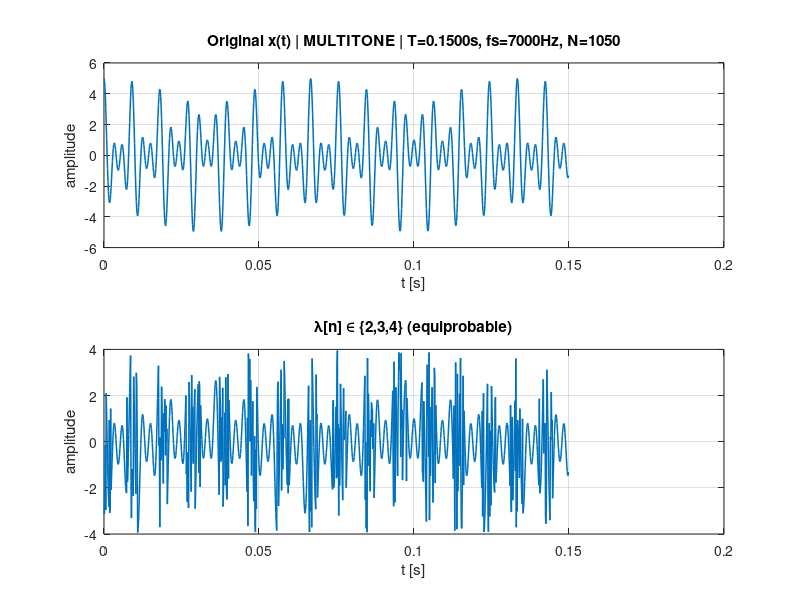

Source code (MATLAB): (Note: this script raises an error after producing the figure.)
function demo_unlimited_rpca_fixedT_multitone_discreteLam()
% RPCA recovery under modulo folding with fixed duration T.
% Each sample uses a random lambda[n] ∈ {2,3,4} with equal probability.

rng(0);

%% -------- 0) User params (edit here) --------
T        = 0.15;        % total duration [s] (fixed)
fs0      = 7000;        % baseline sampling rate [Hz]
lam_support = [2 3 4];  % per-sample discrete λ choices (equiprobable)

% ===== Choose signal =====
% A) explicit multitone (YOU set freqs/amps/phis)
signal.type  = 'multitone';
signal.freqs = [120 225 330];        % Hz
signal.amps  = [1.0  2.0  2.0];      % amplitudes
signal.phis  = pi*[0    0    0];     % radians

% B) random multitone (uncomment to use)
% signal.type     = 'multitone_random';
% signal.K        = 6;               % number of tones
% signal.f_range  = [50 350];        % Hz (upper bound clipped at 0.49*fs)
% signal.a_range  = [0.4 1.5];       % amplitude range
% signal.phi_mode = 'uniform';       % 'uniform' or 'zero'
% signal.min_df   = 10;              % optional min spacing (Hz)

% RPCA options
opts = struct('tol',1e-7,'max_iter',1000,'verbose',1);

%% -------- 1) Baseline at fs0 --------
N0 = max(8, round(T*fs0));
t0 = (0:N0-1)/fs0;

[x0, meta0] = make_signal(t0, signal, fs0);
dord = meta0.diff_order; if isempty(dord), dord = 1; end

% Per-sample λ[n] ∈ {2,3,4} and folding
lam0 = draw_lambda_discrete(N0, lam_support);
y0   = fold_centered_var(x0, lam0);

% Show original vs folded
figure('Name','Original vs Folded (fixed T, discrete lambda)','Color','w');
subplot(2,1,1); plot(t0, x0, 'LineWidth',1.1); grid on;
title(sprintf('Original x(t) | %s | T=%.4fs, fs=%.0fHz, N=%d', ...
      upper(signal.type), T, fs0, N0));
xlabel('t [s]'); ylabel('amplitude');

subplot(2,1,2); plot(t0, y0, 'LineWidth',1.1); grid on;
title('\lambda[n] \in \{2,3,4\} (equiprobable)'); xlabel('t [s]'); ylabel('amplitude');

% Optional: histogram of lambda choices
figure('Name','Lambda histogram (baseline)','Color','w');
histogram(lam0,'BinMethod','integers'); grid on;
xlabel('\lambda value'); ylabel('count'); title('\lambda[n] ∈ {2,3,4}');

% Wrap density diag
ktrue0 = round( (x0 - y0) ./ (2*lam0) );
wraps0 = find(diff(ktrue0)~=0);
fprintf('[BASE] wraps=%d  (%.2f%% of samples)\n', numel(wraps0), 100*numel(wraps0)/N0);

%% -------- 2) Hankel(Δ^d y0) + RPCA at fs0 (L sweep) --------
D_y0  = apply_diff(y0, dord);
m0    = numel(D_y0);
r_est = meta0.r_est; if isempty(r_est), r_est = estimate_rank_from_dx(D_y0); end
[L_list0, L_feasible] = pick_L_list(m0, r_est);
if ~L_feasible
    warning('Not enough samples at baseline: m=%d, r_est=%d. Skipping RPCA.', m0, r_est);
else
    snr_list = nan(size(L_list0));
    best = struct('snr', -inf);

    fprintf('\n--- RPCA on Hankel(Δ^%d y) at fs0: sweeping feasible L ---\n', dord);
    for ii=1:numel(L_list0)
        L = L_list0(ii);
        H = hankel_from_vector(D_y0, L);

        % Normalize to stabilize PCP
        scaleH = median(abs(H(:)) + eps);
        Hn = H / scaleH;

        % PCP
        lam_pcp = 1/sqrt(max(size(Hn)));
        [HLn, ~, out] = rpca_pcp(Hn, lam_pcp, opts);
        HL = HLn * scaleH;

        % Back to signal: de-Hankelize, integrate, then elementwise 2λ[n] alignment
        D_hat = dehankel_to_vector(HL);
        x_hat = integrate_from_diffs(y0, D_hat, dord);

        kvec  = round( (x_hat - y0) ./ (2*lam0) );  % integer sequence
        x_hat = x_hat - 2*lam0 .* kvec;             % elementwise adjust

        % Quality
        snr_list(ii) = 20*log10( max(norm(x0),eps) / max(norm(x0 - x_hat),eps) );
        fprintf('  L=%3d | %dx%d | relres=%.2e | SNR=%.2f dB\n', ...
                L, size(H,1), size(H,2), out.relres, snr_list(ii));

        if snr_list(ii) > best.snr
            best = struct('L',L,'x_hat',x_hat,'D_hat',D_hat,'HL',HL,'snr',snr_list(ii));
        end
    end

    % Plots
    figure('Name','Recovery at fs0 (best L)','Color','w');
    plot(t0, x0, 'LineWidth',1.25); hold on;
    plot(t0, best.x_hat, '--', 'LineWidth',1.25); grid on;
    xlabel('t [s]'); ylabel('amplitude');
    title(sprintf('Best recovery at fs=%.0f Hz | L=%d | SNR=%.2f dB', fs0, best.L, best.snr));
    legend('x','\hat{x}','Location','best');

    if numel(L_list0)>1
        figure('Name','Effect of Hankel height (fs0)','Color','w');
        plot(L_list0, snr_list, 'o-','LineWidth',1.25); grid on;
        xlabel('Hankel height L'); ylabel('SNR (dB)');
        title(sprintf('Recovery SNR vs L (Δ^%d, discrete \\lambda[n])', dord));
    end
end

%% -------- 3) Sweep fs with fixed T (N varies; fresh discrete λ[n] each fs) --------
fs_min = 240; fs_max = 2e4; npts = 200;
fs_vec = round(logspace(log10(fs_min), log10(fs_max), npts));

err_rel = nan(size(fs_vec));
snr_db  = nan(size(fs_vec));
wrap_pct = nan(size(fs_vec));

fprintf('\n--- Sweep fs with fixed T=%.4fs (discrete λ[n], tiny-N enabled) ---\n', T);
for kk=1:numel(fs_vec)
    fs_k = fs_vec(kk);
    N_k  = max(8, round(T*fs_k));
    t_k  = (0:N_k-1)/fs_k;

    % signal at fs_k
    [x_k, meta_k] = make_signal(t_k, signal, fs_k);
    dord_k = meta_k.diff_order; if isempty(dord_k), dord_k = 1; end

    % per-sample λ and folding
    lam_k = draw_lambda_discrete(N_k, lam_support);
    y_k   = fold_centered_var(x_k, lam_k);

    % wrap density
    ktrue_k = round( (x_k - y_k) ./ (2*lam_k) );
    wraps_k = find(diff(ktrue_k)~=0);
    wrap_pct(kk) = 100*numel(wraps_k)/N_k;

    % Hankel(Δ^d y) with feasible L
    D_yk = apply_diff(y_k, dord_k);
    m_k  = numel(D_yk);

    r_est_k = meta_k.r_est; if isempty(r_est_k), r_est_k = estimate_rank_from_dx(D_yk); end
    [L_listk, feasible] = pick_L_list(m_k, r_est_k);
    if ~feasible, continue; end

    L_k = L_listk(round(numel(L_listk)/2)); % near-balanced feasible
    H_k = hankel_from_vector(D_yk, L_k);
    scaleH = median(abs(H_k(:)) + eps);
    Hn_k = H_k / scaleH;

    lam_pcp = 1/sqrt(max(size(Hn_k)));
    [HLn_k, ~, outk] = rpca_pcp(Hn_k, lam_pcp, opts); %#ok<NASGU>
    HL_k = HLn_k * scaleH;

    D_hat_k = dehankel_to_vector(HL_k);
    x_hat_k = integrate_from_diffs(y_k, D_hat_k, dord_k);

    % elementwise alignment with λ[n]
    kvec_k  = round( (x_hat_k - y_k) ./ (2*lam_k) );
    x_hat_k = x_hat_k - 2*lam_k .* kvec_k;

    % metrics
    err_rel(kk) = norm(x_k - x_hat_k) / max(norm(x_k), eps);
    snr_db(kk)  = 20*log10( max(norm(x_k),eps) / max(norm(x_k - x_hat_k),eps) );
end

% Plots
figure('Name','Error vs Sampling (fixed T, discrete λ[n])','Color','w');
subplot(1,2,1);
semilogx(fs_vec, err_rel, 'o-','LineWidth',1.25); grid on; hold on;
yyaxis right; semilogx(fs_vec, wrap_pct, 's--','LineWidth',1.1);
ylabel('Wrap density (%)');
yyaxis left; xlabel('Sampling frequency f_s (Hz)');
ylabel('Relative error  ||x-\hat{x}||/||x||');
title(sprintf('Fixed T=%.4fs: error & wrap density vs f_s (discrete \\lambda[n])', T));
legend('Rel. error','Wrap density','Location','best');

subplot(1,2,2);
semilogx(fs_vec, snr_db, 'o-','LineWidth',1.25); grid on;
xlabel('Sampling frequency f_s (Hz)');
ylabel('SNR (dB)');
title('Fixed T: recovery SNR vs f_s');

%% -------- Report smallest fs with error < 0.05% ----------
target_err = 5e-1;   % 0.05%
valid = ~isnan(err_rel);
candidates = find(valid & err_rel <= target_err);

if isempty(candidates)
    fprintf('[TARGET] No fs in the sweep met rel. error < %.4g (discrete λ[n]).\n', target_err);
else
    [~, idx_in_candidates_sorted] = min(fs_vec(candidates));
    idx_star = candidates(idx_in_candidates_sorted);
    fs_star   = fs_vec(idx_star);
    err_star  = err_rel(idx_star);
    snr_star  = snr_db(idx_star);
    wrap_star = wrap_pct(idx_star);
    N_star    = round(T * fs_star);
    fprintf('[TARGET] rel. error %.4g at fs = %.0f Hz (N = %d)\n', err_star, fs_star, N_star);
    fprintf('         Wrap density: %.2f%%   |   SNR: %.2f dB   |   discrete λ[n]\n', ...
            wrap_star, snr_star);
end

end

%% ================= helpers =================
function y = fold_centered_var(x, lambda_vec)
% Centered modulo with per-sample lambda: y[n] = mod(x[n]+λ[n], 2λ[n]) - λ[n]
    y = mod(x + lambda_vec, 2.*lambda_vec) - lambda_vec;
end

function lam = draw_lambda_discrete(N, support)
% Draw N i.i.d. samples uniformly from the finite set "support".
% Example: support = [2 3 4] -> each with probability 1/3.
    idx = randi(numel(support), 1, N);
    lam = support(idx);
end

function D = apply_diff(x, order)
    if isempty(order), order = 1; end
    if order==1
        D = diff(x);
    elseif order==2
        D = diff(diff(x));
    else
        error('Only order 1 or 2 supported.');
    end
end

function x_hat = integrate_from_diffs(y, D_hat, order)
    if order==1
        x_hat = [y(1), y(1) + cumsum(D_hat)];
    else
        d1 = [D_hat(1), cumsum(D_hat)];
        x_hat = [y(1), y(1) + cumsum(d1)];
    end
end

function H = hankel_from_vector(v, L)
    N = numel(v); M = N - L + 1;
    if M <= 0, error('Hankel height L too large for length %d.', N); end
    H = hankel(v(1:L), v(L:N));
end

function v = dehankel_to_vector(H)
    [L,M] = size(H); Lm = L + M - 1;
    v = zeros(1, Lm); c = zeros(1, Lm);
    for i=1:L
        for j=1:M
            k=i+j-1; v(k)=v(k)+H(i,j); c(k)=c(k)+1;
        end
    end
    v = v ./ c;
end

% ---------- RPCA (PCP via IALM) ----------
function [L,S,out] = rpca_pcp(M, lambda, opts)
    if ~isfloat(M), M = double(M); end
    [m,n] = size(M);
    if ~exist('lambda','var') || isempty(lambda), lambda = 1/sqrt(max(m,n)); end
    if ~exist('opts','var') || isempty(opts), opts = struct(); end
    tol = get_opt(opts,'tol',1e-7); max_iter = get_opt(opts,'max_iter',1000);
    verbose = get_opt(opts,'verbose',1); mu = get_opt(opts,'mu',[]);
    mu_factor = get_opt(opts,'mu_factor',1.5); mu_max = get_opt(opts,'mu_max',1e7);

    normM = norm(M,'fro'); 
    if normM==0, L=zeros(m,n); S=zeros(m,n);
        out=struct('iter',0,'relres',0,'obj',0,'rankL',0,'nnzS',0); return; end
    if isempty(mu)
        try smax = svds(M,1); catch, smax = norm(M,2); end
        mu = 1.25 / max(smax, eps);
    end

    L=zeros(m,n); S=zeros(m,n); Y = M / max(norm(M,2), eps);
    relres=inf; k=0; r=0; obj=NaN;
    if verbose
        fprintf('RPCA-PCP: lambda=%.3g, tol=%.1e\n', lambda, tol);
        fprintf('%5s  %10s  %10s  %8s  %8s  %8s\n','iter','relres','obj','rank(L)','nnz(S)','mu');
    end

    while (relres>tol) && (k<max_iter)
        k=k+1;
        W = M - S + (1/mu)*Y;
        [U,Sig,V]=svd(W,'econ');
        s = diag(Sig); s_shr = max(s - 1/mu, 0); r = nnz(s_shr>0);
        if r>0, L = U(:,1:r)*diag(s_shr(1:r))*V(:,1:r)'; else, L=zeros(m,n); end

        T = M - L + (1/mu)*Y;
        S = sign(T).*max(abs(T) - lambda/mu, 0);

        Z = M - L - S; Y = Y + mu*Z;
        relres = norm(Z,'fro')/normM;
        obj = sum(s_shr) + lambda*sum(abs(S(:)));
        if verbose && (mod(k,10)==0 || k==1)
            fprintf('%5d  %10.3e  %10.4e  %8d  %8d  %8.2e\n',k,relres,obj,r,nnz(S),mu);
        end
        mu = min(mu*mu_factor, mu_max);
    end
    if verbose
        fprintf('Done in %d iters, relres=%.3e, rank(L)=%d, nnz(S)=%d\n',k,relres,r,nnz(S));
    end
    out = struct('iter',k,'relres',relres,'obj',obj,'rankL',r,'nnzS',nnz(S));
end

function v = get_opt(opts, field, defaultv)
    if isfield(opts,field) && ~isempty(opts.(field)), v = opts.(field); else, v = defaultv; end
end

% ---- feasible Hankel heights for m = length(Δ^d y) ----
function [L_list, feasible] = pick_L_list(m, r_est)
    if isempty(r_est), r_est = 2; end
    Lmin = max(2, r_est+1);
    Lmax = m - Lmin + 1;
    feasible = (Lmax >= Lmin);
    if ~feasible, L_list = []; return; end
    cand = unique(round([0.3 0.4 0.5 0.6 0.7]*m));
    cand = cand(cand >= Lmin & cand <= Lmax);
    if isempty(cand), cand = floor((Lmin + Lmax)/2); end
    L_list = unique([Lmin, cand, Lmax]);
end

% ---- rank estimate from Hankel of Δx (or Δ²x) ----
function r_est = estimate_rank_from_dx(Dx)
    m = numel(Dx); if m < 8, r_est = 2; return; end
    L = max(4, floor(0.5*m)); H = hankel_from_vector(Dx, L);
    s = svd(H,'econ'); s = s / (s(1)+eps);
    cs = cumsum(s.^2)/sum(s.^2);
    r_est = find(cs>=0.999,1,'first');
    r_est = min(max(r_est,2), 30);
end

% ---- signal generator (explicit & random multitone) ----
function [x, meta] = make_signal(t, P, fs)
    if nargin<3, fs = []; end
    meta = struct('diff_order',1,'r_est',[],'K_eff',[]);
    switch lower(P.type)
        case 'multitone'   % YOU provide freqs/amps/phis
            assert(isfield(P,'freqs')&&isfield(P,'amps')&&isfield(P,'phis'), ...
                'For signal.type="multitone", set fields: freqs, amps, phis (rad).');
            K = numel(P.freqs);
            assert(numel(P.amps)==K && numel(P.phis)==K, 'freqs/amps/phis must match in length.');
            if ~isempty(fs) && any(P.freqs >= fs/2)
                warning('Some freqs exceed Nyquist (fs/2). Consider lowering them or raising fs.');
            end
            x = zeros(size(t));
            for k=1:K
                x = x + P.amps(k)*cos(2*pi*P.freqs(k)*t + P.phis(k));
            end
            meta.K_eff = K; meta.r_est = 2*K; meta.diff_order = 1;

        case 'multitone_random'
            assert(isfield(P,'K')&&isfield(P,'f_range')&&isfield(P,'a_range'), ...
                'Need fields: K, f_range [Hz], a_range.');
            K = P.K;
            fr = P.f_range; ar = P.a_range;
            if fr(1) <= 0, fr(1)=1; end
            if ~isempty(fs), fr(2) = min(fr(2), 0.49*fs); end
            f = sort(fr(1) + (fr(2)-fr(1))*rand(1,K));
            if isfield(P,'min_df') && P.min_df>0
                for i=2:K
                    if f(i)-f(i-1) < P.min_df
                        f(i) = f(i-1)+P.min_df;
                    end
                end
                if ~isempty(fs), f(f>=0.49*fs) = 0.49*fs - 1; end
            end
            a  = ar(1) + (ar(2)-ar(1))*rand(1,K);
            ph = 2*pi*rand(1,K);
            if isfield(P,'phi_mode') && strcmpi(P.phi_mode,'zero'), ph = zeros(1,K); end
            x = zeros(size(t));
            for k=1:K, x = x + a(k)*cos(2*pi*f(k)*t + ph(k)); end
            meta.K_eff = K; meta.r_est = 2*K; meta.diff_order = 1;

        otherwise
            error('Unknown signal.type: %s', P.type);
    end
end
